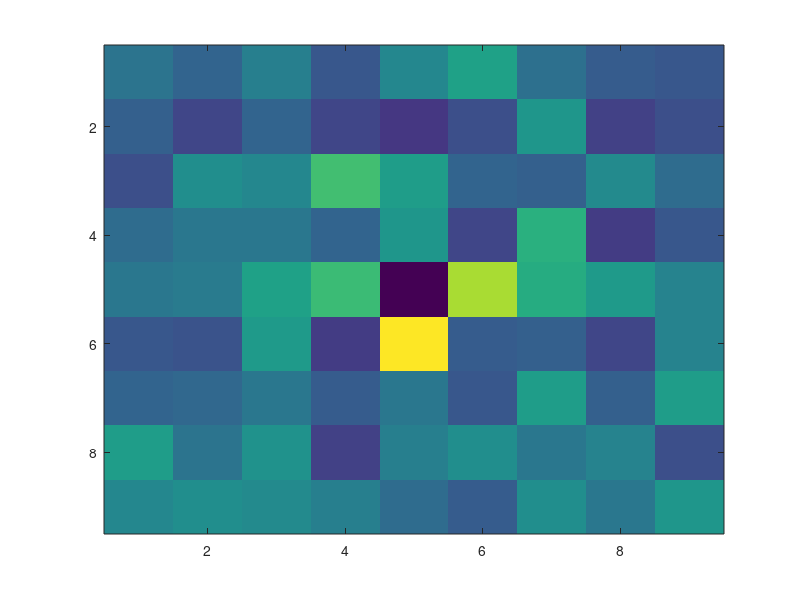

Source code (MATLAB):
%walls
%{
weights= [47 39 53 53 51 38 39 52 48;  
56 54 38 56 57 52 54 52 47;  
60 46 51 43 70 58 48 48 48;  
47 44 47 55 110 71 50 45 52;  
46 47 55 104 53 113 77 60 49;  
35 66 57 52 126 56 59 47 50;  
53 55 48 51 62 55 72 56 44;  
63 52 51 46 52 69 63 46 52;  
55 50 66 49 61 59 62 53 50]
%}
%{
%bombs
weights = [282 170 284 208 254 287 156 239 224;  
245 170 286 301 302 204 331 293 322;  
317 248 384 277 324 317 290 359 259;  
304 294 365 322 200 263 293 200 325;  
299 273 401 267 472 386 392 287 287;  
250 264 297 342 241 327 397 214 266;  
303 320 297 282 294 334 338 251 243;  
255 321 274 386 273 326 327 231 246;  
278 193 263 256 265 258 360 253 196]
%}

%bricks
%
weights = [190 176 199 167 208 233 187 168 165;  
172 150 177 153 141 159 221 147 160;  
160 215 208 259 228 175 172 210 184;  
184 193 195 175 223 153 247 143 164;  
192 196 232 258 104 300 242 227 205;  
166 162 227 143 329 168 173 150 203;  
176 180 192 170 195 165 229 171 229;  
230 190 217 147 200 216 193 203 159;  
206 214 212 200 183 169 216 193 223]
%enemys
%}
%{
weights = [59 95 57 72 89 76 83 62 69;  
69 87 95 68 103 81 70 93 99;  
76 114 62 87 77 107 81 87 79;  
90 64 86 81 120 93 98 63 87;  
89 85 81 69 133 99 94 91 88;  
77 65 82 63 90 93 113 56 85;  
81 71 86 91 92 97 105 105 89;  
70 69 65 71 114 67 101 88 99;  
86 111 123 108 87 93 102 95 97] 
%}
imagesc(weights)
